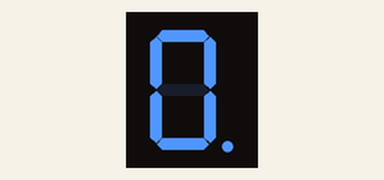
Simulated run of this sketch. Board: Arduino Uno, built with avr-gcc and run on an emulated ATmega328P. Parts: 1-digit seven-segment display. Wiring (inferred from the names in the program): 1-digit 7-segment display, segments lit when LOW: segments pin 5, pin 4, pin 11, pin 12, pin 13, pin 6, pin 7, pin 10. The segment pins are drawn as the display they are named for.

Above: at 0.1 s.
At 1.3 s:
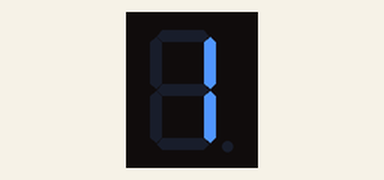
At 2.6 s:
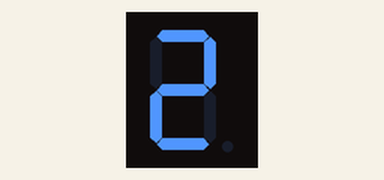
At 5.1 s:
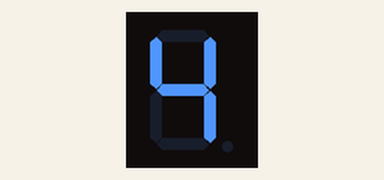
At 7.6 s:
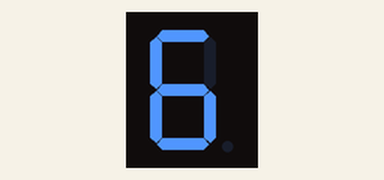
At 11.3 s:
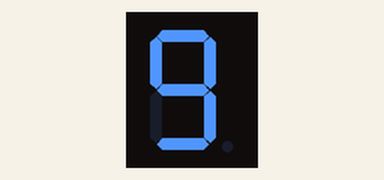

Measured:
- by itself, everything shown: repeats every 12.5 s, in 10 steps
- what the display in image 1 shows lasts 1.2 s, from 1.3 s to 2.5 s

The sketch:

SevenSegmentLED.ino
```cpp
//(C) Pradeep Loganthan
//http://pradeeploganathan.com

//   G F + A B
//   | | | | |   -> pins and segments they control
//   ---------
//  F|   A   |B
//   |---G---|   -> segments
//  E|   D   |C
//   ---------
//   | | | | |   -> pins and segments they control
//   E D + C DP

// Segments that make each number when lit:
// 0 => ABCDEF
// 1 => BC
// 2 => ABDEG
// 3 => ABCDG
// 4 => BCFG
// 5 => ACDFG
// 6 => ACDEFG
// 7 => ABC
// 8 => ABCDEFG
// 9 => ABCDFG


//int b=6, a=7, f=12, g=7, dp=8, c=5, d=4, e=11;
int b=4, a=5, f=6, g=7, dp=10, c=11, d=12, e=13;

void setup()
{
  pinMode(b, OUTPUT);
  pinMode(a, OUTPUT);
  pinMode(f, OUTPUT);
  pinMode(g, OUTPUT);
  pinMode(dp, OUTPUT);
  pinMode(c, OUTPUT);
  pinMode(d, OUTPUT);
  pinMode(e, OUTPUT);

}
void loop()
{
  while(true)
  {
    zero();
    delay(1250);
    one();
    delay(1250);
    two();
    delay(1250);
    three();
    delay(1250);
    four();
    delay(1250);
    five();
    delay(1250);
    six();
    delay(1250);
    seven();
    delay(1250);
    eight();
    delay(1250);
    nine();
    delay(1250);
  }
}

void zero()  //Writes a #0 on the display 0 => ABCDEF
{
  digitalWrite(a, LOW);
  digitalWrite(b, LOW);
  digitalWrite(c, LOW);
  digitalWrite(d, LOW);
  digitalWrite(e, LOW);
  digitalWrite(f, LOW);
  digitalWrite(g, HIGH);
  digitalWrite(dp, LOW);
}
void one()  //Writes a #1 on the display 1 => BC
{
  digitalWrite(a, HIGH);
  digitalWrite(b, LOW);
  digitalWrite(c, LOW);
  digitalWrite(d, HIGH);
  digitalWrite(e, HIGH);
  digitalWrite(f, HIGH);
  digitalWrite(g, HIGH);
  digitalWrite(dp, HIGH);
}
void two()  //Writes a #2 on the display 2 => ABDEG
{
  digitalWrite(a, LOW);
  digitalWrite(b, LOW);
  digitalWrite(c, HIGH);
  digitalWrite(d, LOW);
  digitalWrite(e, LOW);
  digitalWrite(f, HIGH);
  digitalWrite(g, LOW);
  digitalWrite(dp, HIGH);
}
void three()  //Writes a #3 on the display 3 => ABCDG
{
   digitalWrite(a, LOW);
  digitalWrite(b, LOW);
  digitalWrite(c, LOW);
  digitalWrite(d, LOW);
  digitalWrite(e, HIGH);
  digitalWrite(f, HIGH);
  digitalWrite(g, LOW);
  digitalWrite(dp, HIGH);
}
void four()  //Writes a #4 on the display 4 => BCFG
{
 digitalWrite(a, HIGH);
  digitalWrite(b, LOW);
  digitalWrite(c, LOW);
  digitalWrite(d, HIGH);
  digitalWrite(e, HIGH);
  digitalWrite(f, LOW);
  digitalWrite(g, LOW);
  digitalWrite(dp, HIGH);
}
void five()  //Writes a #5 on the display 5 => ACDFG
{
 digitalWrite(a, LOW);
  digitalWrite(b, HIGH);
  digitalWrite(c, LOW);
  digitalWrite(d, LOW);
  digitalWrite(e, HIGH);
  digitalWrite(f, LOW);
  digitalWrite(g, LOW);
  digitalWrite(dp, HIGH);
}
void six()  //Writes a #6 on the display 6 => ACDEFG
{
 digitalWrite(a, LOW);
  digitalWrite(b, HIGH);
  digitalWrite(c, LOW);
  digitalWrite(d, LOW);
  digitalWrite(e, LOW);
  digitalWrite(f, LOW);
  digitalWrite(g, LOW);
  digitalWrite(dp, HIGH);
}
void seven()  //Writes a #7 on the display 7 => ABC
{
 digitalWrite(a, LOW);
  digitalWrite(b, LOW);
  digitalWrite(c, LOW);
  digitalWrite(d, HIGH);
  digitalWrite(e, HIGH);
  digitalWrite(f, HIGH);
  digitalWrite(g, HIGH);
  digitalWrite(dp, HIGH);
}
void eight()  //Writes a #8 on the display 8 => ABCDEFG
{
 digitalWrite(a, LOW);
  digitalWrite(b, LOW);
  digitalWrite(c, LOW);
  digitalWrite(d, LOW);
  digitalWrite(e, LOW);
  digitalWrite(f, LOW);
  digitalWrite(g, LOW);
  digitalWrite(dp, LOW);
}
void nine()  //Writes a #9 on the display 9 => ABCDFG
{
   digitalWrite(a, LOW);
  digitalWrite(b, LOW);
  digitalWrite(c, LOW);
  digitalWrite(d, LOW);
  digitalWrite(e, HIGH);
  digitalWrite(f, LOW);
  digitalWrite(g, LOW);
  digitalWrite(dp, HIGH);

}
```
